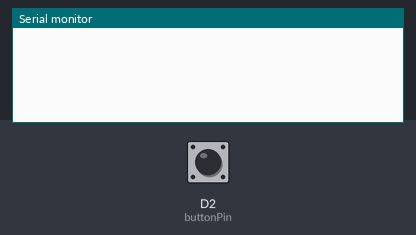
The sketch below on a simulated ESP8266 (NodeMCU). Shown: the last lines printed to the serial monitor. Inputs (shaded band) come from the test bench; at power-on: D2 (buttonPin) LOW. WiFi joins after 1.5 s; servers stay silent unless stated; uploads are accepted with an empty reply.

Above: at 1.2 s.
1.3 s: D2 (buttonPin) pulled HIGH for 0.15 s
At 3.0 s:
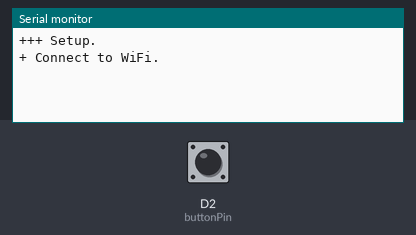
At 6.4 s:
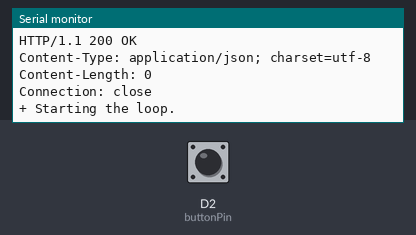

The sketch:

Sending_SMS.ino
```cpp
// Code from:
//  https://github.com/TwilioDevEd/twilio_esp8266_arduino_example
// Documentation:
//  https://www.twilio.com/docs/sms/tutorials/how-to-send-sms-messages-esp8266-cpp
// Fingerprint note,
//  https://github.com/TwilioDevEd/twilio_esp8266_arduino_example/issues/1
//  echo | openssl s_client -connect api.twilio.com:443 | openssl x509 -fingerprint | grep Fingerprint
//  ...
//  SHA1 Fingerprint=0E:15:35:A9:DD:DB:63:DF:CE:D3:02:2E:A8:6A:5A:E0:28:9B:FF:26
//  SHA1 Fingerprint=BC:B0:1A:32:80:5D:E6:E4:A2:29:66:2B:08:C8:E0:4C:45:29:3F:D0
//  ...
/*
 * Sample runtime output,
+++ Setup.
+ Connect to WiFi.
....
+ Connected to WiFi, IP address: 192.168.1.76
+ Using fingerprint '0E 15 35 A9 DD DB 63 DF CE D3 02 2E A8 6A 5A E0 28 9B FF 26'
+ Connecting to api.twilio.com
+ Connected.
+ Post an HTTP send SMS request.
+ Connection is closed.
+ Response:
HTTP/1.1 201 CREATED
Date: Thu, 16 Jul 2020 20:39:49 GMT
Content-Type: application/xml
Content-Length: 878
Connection: close
Twilio-Concurrent-Requests: 1
Twilio-Request-Id: RQe4fbdd142fca4b2fab24697e74006837
Twilio-Request-Duration: 0.116
Access-Control-Allow-Origin: *
Access-Control-Allow-Headers: Accept, Authorization, Content-Type, If-Match, If-Modified-Since, If-None-Match, If-Unmodified-Since
Access-Control-Allow-Methods: GET, POST, DELETE, OPTIONS
Access-Control-Expose-Headers: ETag
Access-Control-Allow-Credentials: true
X-Powered-By: AT-5000
X-Shenanigans: none
X-Home-Region: us1
X-API-Domain: api.twilio.com
Strict-Transport-Security: max-age=31536000
<?xml version='1.0' encoding='UTF-8'?>
<TwilioResponse><Message><Sid>SM8a...88237</Sid><DateCreated>Thu, 16 Jul 2020 20:39:49 +0000</DateCreated><DateUpdated>Thu, 16 Jul 2020 20:39:49 +0000</DateUpdated><DateSent/><AccountSid>ACa...3</AccountSid><To>+16504837603</To><From>+16505552222</From><MessagingServiceSid/><Body>Hello.</Body><Status>queued</Status><NumSegments>1</NumSegments><NumMedia>0</NumMedia><Direction>outbound-api</Direction><ApiVersion>2010-04-01</ApiVersion><Price/><PriceUnit>USD</PriceUnit><ErrorCode/><ErrorMessage/><Uri>/2010-04-01/Accounts/ACa...3/Messages/SM8a...237</Uri><SubresourceUris><Media>/2010-04-01/Accounts/ACa...3/Messages/SM8a...237/Media</Media></SubresourceUris></Message></TwilioResponse>
+ Starting the loop.
 */

#include <ESP8266WiFi.h>
#include <WiFiClientSecure.h>
#include "base64.h"


const int buttonPin = 4;     // the number of the pushbutton pin
// variable for storing the pushbutton status
int buttonState = 0;


// Your network SSID and password
const char* ssid = "AndroidAPa3c0";
const char* password = "hqae7752";

const char* account_sid = "AC42949873e9e3ed5372368803a1913795";
const char* auth_token = "a1eefb6638f7fb7005b34ea66d3bd820";
String from_number      = "+19513361659";
String to_number        = "+19514897587";
String message_body     = "Call an Ambulance! But not for me!";

// Find the api.twilio.com SHA1 fingerprint using,
//  echo | openssl s_client -connect api.twilio.com:443 | openssl x509 -fingerprint
const char fingerprint[] = "72 1C 17 31 85 E2 7E 0D F9 D4 C2 5B A0 0E BD B7 E2 06 26 ED";


String urlencode(String str) {
  String encodedString = "";
  char c;
  char code0;
  char code1;
  char code2;
  for (int i = 0; i < str.length(); i++) {
    c = str.charAt(i);
    if (c == ' ') {
      encodedString += '+';
    } else if (isalnum(c)) {
      encodedString += c;
    } else {
      code1 = (c & 0xf) + '0';
      if ((c & 0xf) > 9) {
        code1 = (c & 0xf) - 10 + 'A';
      }
      c = (c >> 4) & 0xf;
      code0 = c + '0';
      if (c > 9) {
        code0 = c - 10 + 'A';
      }
      code2 = '\0';
      encodedString += '%';
      encodedString += code0;
      encodedString += code1;
    }
    yield();
  }
  return encodedString;
}

String get_auth_header(const String& user, const String& password) {
  size_t toencodeLen = user.length() + password.length() + 2;
  char toencode[toencodeLen];
  memset(toencode, 0, toencodeLen);
  snprintf(toencode, toencodeLen, "%s:%s", user.c_str(), password.c_str());
  String encoded = base64::encode((uint8_t*)toencode, toencodeLen - 1);
  String encoded_string = String(encoded);
  std::string::size_type i = 0;
  // Strip newlines (after every 72 characters in spec)
  while (i < encoded_string.length()) {
    i = encoded_string.indexOf('\n', i);
    if (i == -1) {
      break;
    }
    encoded_string.remove(i, 1);
  }
  return "Authorization: Basic " + encoded_string;
}

void setup() {
  Serial.begin(115200); // 115200 or 9600

}

void loop() {
  // read the state of the pushbutton value
  buttonState = digitalRead(buttonPin);
  // check if the pushbutton is pressed.
  // if it is, the buttonState is HIGH
  if (buttonState == HIGH) {
    // turn LED on
    send_SMS();
    delay(5000);
  } else {
    // turn LED off
    //digitalWrite(ledPin, LOW);
  }
}


void send_SMS(){
   delay(1000);        // Give the serial connection time to start before the first print.
  Serial.println(""); // Newline after garbage characters.
  Serial.println(F("+++ Setup."));

  // ----------------------------------------------------
  Serial.println("+ Connect to WiFi. ");
  WiFi.begin(ssid, password);
  while (WiFi.status() != WL_CONNECTED) {
    delay(1000);
    Serial.print(".");
  }
  Serial.println("");
  Serial.print("+ Connected to WiFi, IP address: ");
  Serial.println(WiFi.localIP());

  // ----------------------------------------------------
  // Use WiFiClientSecure to create a TLS 1.2 connection.
  //  Note, using a cert fingerprint is required.
  WiFiClientSecure client;
  client.setFingerprint(fingerprint);
  Serial.printf("+ Using fingerprint '%s'\n", fingerprint);
  const char* host = "api.twilio.com";
  const int   httpsPort = 443;
  Serial.print("+ Connecting to ");
  Serial.println(host);
  if (!client.connect(host, httpsPort)) {
    Serial.println("- Connection failed.");
    return; // Skips to loop();
  }
  Serial.println("+ Connected.");
  Serial.println("+ Post an HTTP send SMS request.");
  String post_data = "To=" + urlencode(to_number)
                     + "&From=" + urlencode(from_number)
                     + "&Body=" + urlencode(message_body);
  String auth_header = get_auth_header(account_sid, auth_token);
  String http_request = "POST /2010-04-01/Accounts/" + String(account_sid) + "/Messages HTTP/1.1\r\n"
                        + auth_header + "\r\n"
                        + "Host: " + host + "\r\n"
                        + "Cache-control: no-cache\r\n"
                        + "User-Agent: ESP8266 Twilio Example\r\n"
                        + "Content-Type: application/x-www-form-urlencoded\r\n"
                        + "Content-Length: " + post_data.length() + "\r\n"
                        + "Connection: close\r\n"
                        + "\r\n"
                        + post_data
                        + "\r\n";
  client.println(http_request);
  // Read the response.
  String response = "";
  while (client.connected()) {
    String line = client.readStringUntil('\n');
    response += (line);
    response += ("\r\n");
  }
  Serial.println("+ Connection is closed.");
  Serial.println("+ Response:");
  Serial.println(response);

  // ---------------------------------------------------------------------------
  Serial.println(F("+ Starting the loop."));
}
```

Measured:
- after the input at 1.3 s, the serial monitor: prints a new line after 1.0 s (image 1)
